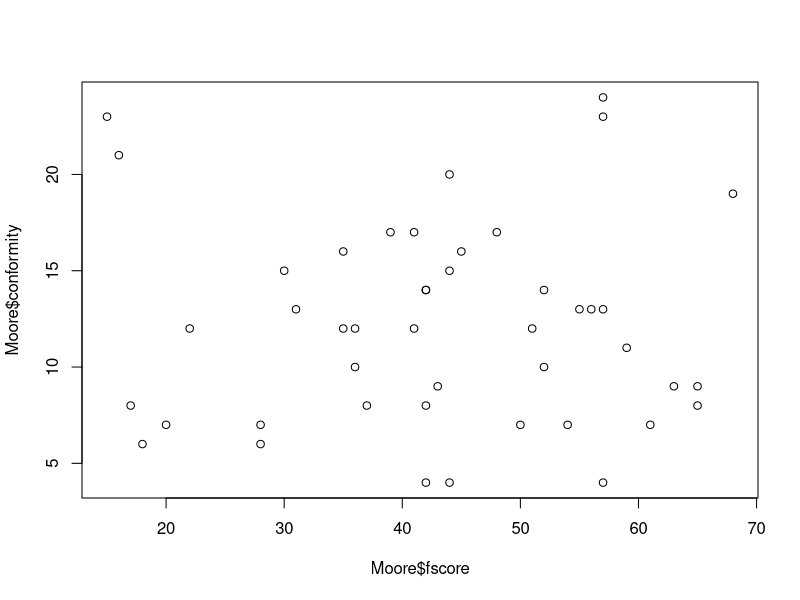

This figure's R source:
### Test Script for Github ###

library(car)
data(Moore)

summary(Moore$conformity)
table(Moore$partner.status)

plot(Moore$fscore, Moore$conformity)
